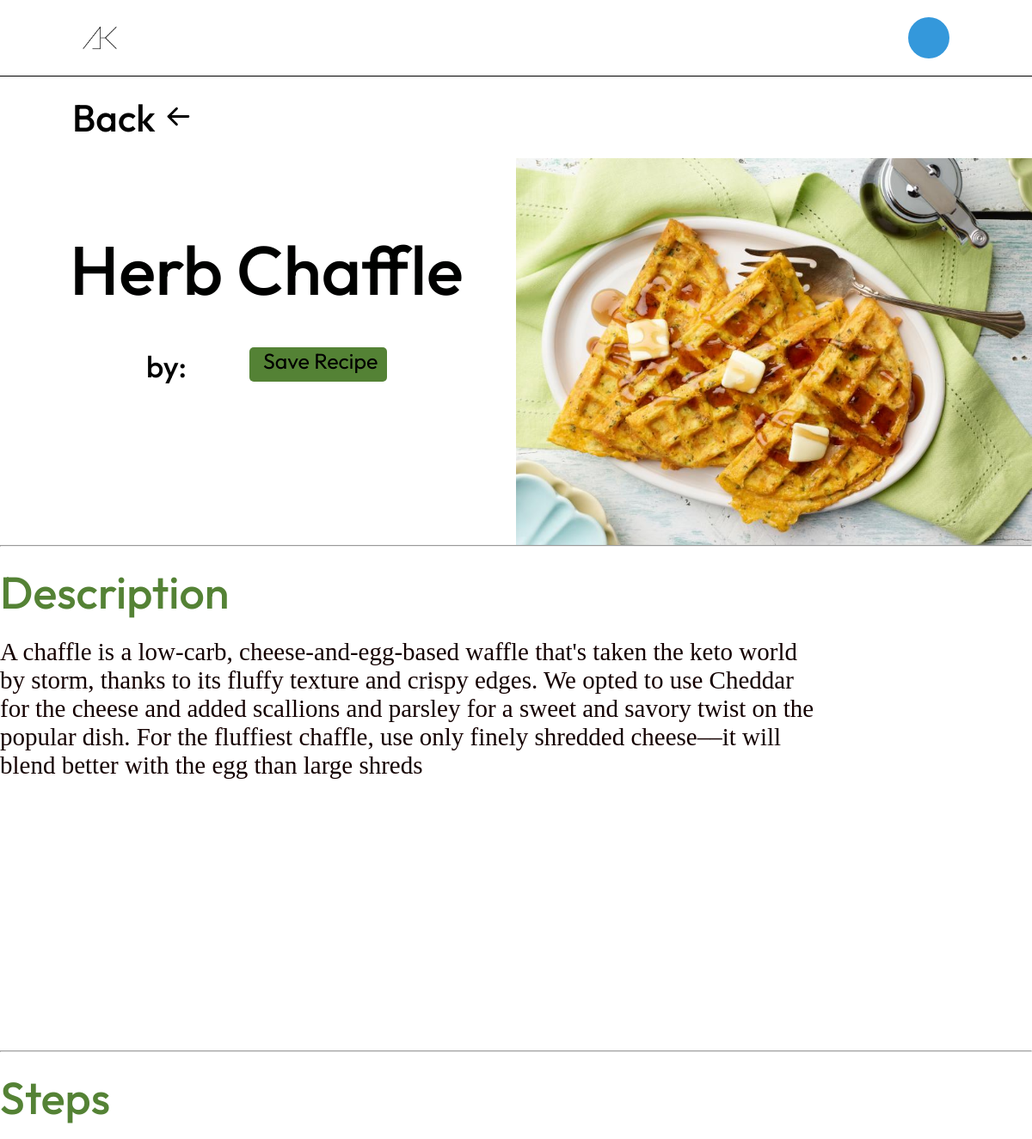
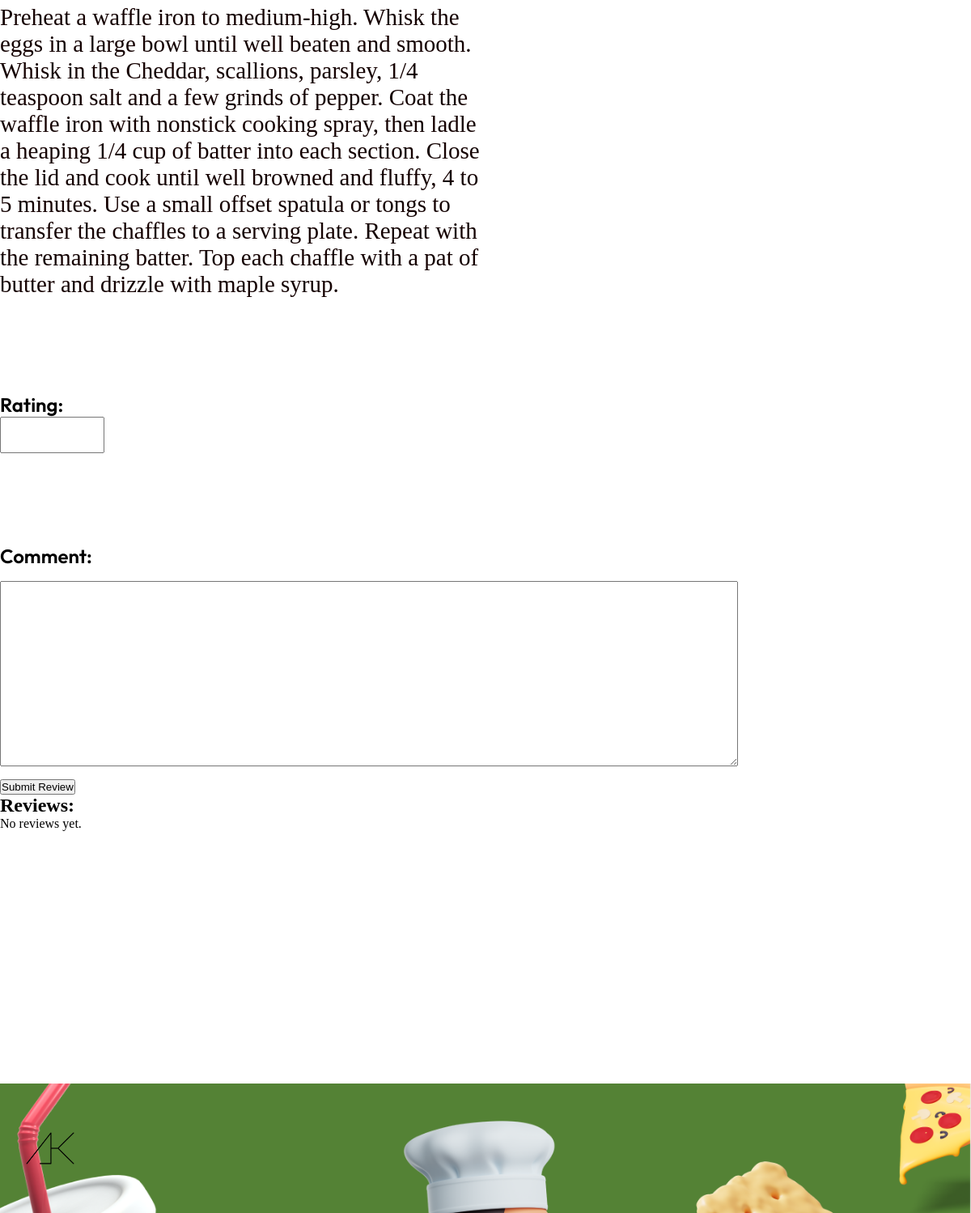
The page /recipe.php?id=48 on the database its author committed (2 pictures, top to bottom).
### tables this page shows
CREATE TABLE `recipes` (
  `id` int(11) NOT NULL,
  `title` varchar(255) NOT NULL,
  `category` varchar(20) NOT NULL,
  `description` text NOT NULL,
  `steps` text NOT NULL,
  `url_dish` varchar(10000) NOT NULL,
  `creator` varchar(100) NOT NULL,
  `user_id` varchar(100) NOT NULL
);

### recipe.php (the view, shortened to what this page needs)
<!DOCTYPE html>
<html lang="en">
<head>
    <link rel="stylesheet" href="./style/homepage.css" />
</head>
<body>
    <nav class="navbar">
        <img class="logo" src="../assets/Logo.png" alt="" />
        <div class="navbar-links">
            <ul>
                <div class="dropdown">
                    <button onclick="myFunction()" class="dropbtn"></button>
                </div>
            </ul>
        </div>
    </nav>
    <section class="banner-sec">
        <a class="back-saved-recipe" id="back" href="homepage.php">Back
        </a>
    </section>
    <section class="saved-recipe-data">
        <?php
        require(__DIR__ . '/pagesPHP/connection.php');
        $recipeId = isset($_GET['id']) ? $_GET['id'] : null;
        $sql = "SELECT * FROM recipes WHERE id = :recipeId";
        $stmt = $pdo->prepare($sql);
        $stmt->bindValue(':recipeId', $recipeId, PDO::PARAM_INT);
        $stmt->execute();
        $recipe = $stmt->fetch(PDO::FETCH_ASSOC);
        if ($recipe) {
            echo '<link rel="stylesheet" href="../style/homepage.css" />';
            echo '<div class="rec-table">';
            echo '<div style= ";width:50%; display:flex; justify-content:center; flex-direction:column; align-items:center; ">';
            echo '<h1 style="  margin-bottom:40px; font-size:5rem" class="the-title" >' . $recipe['title'] . '</h1>';
            echo '<div class="we" style="display:flex; width:50%; justify-content:space-between; align-items:start">';
            echo '<h1 style="font-size:35px" class="the-title" >by:' . $recipe['creator'] . '</h1>';
            echo '<form action="code.php" method=post>';
            echo "<input style='border-radius:5px; font-size:25px; background-color: #548235; text-align:justify; border:none; width:160px;' onmouseover=\"this.style.color='#F1F1F1'\" onmouseout=\"this.style.color='black'\" type='submit' name='save_recipe' value='Save Recipe'>";
            echo '</form>';
            echo '</div>';
            echo '</div>';
            echo '<img src="uploads/' . $recipe['url_dish'] . '"></img>';
            echo '</div>';
            echo '<hr>';
            echo '<div class="rec-desc">';
            echo '<h1 class="t-desc">Description</h1>';
            echo '<p class="the-desc">' . $recipe['description'] . '</p>';
            echo '</div>';
            echo '<hr>';
            echo '<div class="rec-desc step">';
            echo '<h1 class="t-desc">Steps</h1>';
            echo '<p class="the-desc">' . $recipe['steps'] . '</p>';
            echo '</div>';
        } else {
            echo '<p>Recipe not found.</p>';
        }
        ?>
        <?php
        include(__DIR__ . '/pagesPHP/connection.php');
        $recipe_id = isset($_GET['id']) ? $_GET['id'] : null;
        $queryReviews = "SELECT reviews.*, users.email
        FROM reviews
        INNER JOIN users ON reviews.user_id = users.id
        WHERE recipe_id = :recipe_id";
        $stmtReviews = $pdo->prepare($queryReviews);
        $stmtReviews->execute([':recipe_id' => $recipe_id]);
        $reviews = $stmtReviews->fetchAll(PDO::FETCH_ASSOC);
        ?>
        <form style="display: flex; flex-direction:column; align-items:start " action="recipe.php" method="POST">
            <label for="rating">Rating:</label>
            <input type="number" name="rating" min="1" max="5" required>
            <label for="comment">Comment:</label>
            <textarea name="comment" rows="4" required></textarea>
            <button type="submit">Submit Review</button>
        </form>
        <div id="reviews-section">
            <h2>Reviews:</h2>
            <?php
            if ($reviews) {
                foreach ($reviews as $review) {
                    echo "<p>User: {$review['email']} | Rating: {$review['rating']} | Comment: {$review['comment']}</p>";
                }
            } else {
                echo "<p>No reviews yet.</p>";
            }
            ?>
        </div>
    </section>
    <footer class="footer-sec">
        <img class="logo-footer" src="../assets/Logo.png" alt="" />
    </footer>
</body>
</html>

### style/homepage.css (style rules this page uses)
:root { --button-color: #548235; --font: 'Outfit', sans-serif; }
* { text-decoration: none; box-sizing: border-box; margin: 0; padding: 0; }
.navbar { width: 100%; display: flex; justify-content: flex-end; align-items: center; padding: 20px 8%; border-bottom: 1px solid black; background-color: rgb(255, 255, 255); }
.logo { margin-right: auto; max-width: 4%; background-size: cover; }
.navbar-links { height: 100%; }
.navbar-links ul { display: flex; margin: 0; padding: 0; }
.dropbtn { background-color: #3498db; color: white; padding: 16px; font-size: 16px; border: none; cursor: pointer; }
.dropdown { position: relative; display: inline-block; }
.dropbtn { background-image: url('https://i.pinimg.com/736x/22/d9/b7/22d9b702a49aedb04fb7cbdc446e8f2b.jpg'); border-radius: 100%; background-position: center; background-size: cover; width: 3rem; height: 3rem; }
input { padding-left: 1rem; margin-bottom: 7rem; padding-bottom: 0.5rem; color: #000000; font-family: Outfit; font-size: 1.625rem; font-style: normal; font-weight: 400; line-height: normal; caret-color: transparent; outline: none; }
input::placeholder { padding-left: 1rem; color: #828282; font-family: Outfit; font-size: 1.325rem; font-style: normal; font-weight: 400; line-height: normal; }
.footer-sec { display: flex; align-items: center; justify-content: flex-start; background-image: url(../assets/footer-img.png); width: 100%; height: 20vh; background-position: center; background-repeat: no-repeat; background-size: cover; margin-top: 240px; }
.logo-footer { background-position: center; background-size: cover; max-width: 5%; margin-left: 2rem; }
.banner-sec { width: 100%; padding: 20px 7%; display: flex; justify-content: space-between; align-items: center; }
.back-saved-recipe { color: #000; font-family: Outfit; font-size: 2.75rem; font-style: normal; font-weight: 500; line-height: normal; }
.back-arrow-saved { width: 2.1875rem; height: 2.1875rem; flex-shrink: 0; }
.saved-recipe-data { width: 100%; height: 280vh; }
label { color: #000; font-family: Outfit; font-size: 1.5rem; font-style: normal; font-weight: 600; line-height: normal; }
textarea { margin-top: 1rem; margin-bottom: 1rem; text-align: start; font-size: 1rem; width: 57rem; height: 14.3125rem; }
.rec-desc { margin-top: 20px; width: 80%; }
.rec-table { display: flex; justify-content: space-between; align-items: center; }
.rec-table img { width: 50%; }
.rec-table h1 { color: #000100; font-family: Outfit; font-size: 3.6875rem; font-style: normal; font-weight: 500; line-height: normal; }
.rec-desc h1 { color: #548235; font-family: Outfit; font-size: 3.25rem; font-style: normal; font-weight: 500; line-height: normal; }
.the-desc { height: 60vh; color: #140000; font-family: ABeeZee; font-size: 1.8125rem; font-style: normal; font-weight: 400; line-height: normal; margin-top: 20px; }
.the-title { margin-left: 20px; }
.step { width: 50%; }

### rows shown on the page
recipes: title "Herb Chaffle", url_dish (picture), description "A chaffle is a low-carb, cheese-and-egg-based waffle that's taken the keto world by storm, thanks to its fluffy texture and crispy edges. We opted to use Cheddar for the cheese and added scallions and parsley for a sweet and savory twist on the popular dish. For the fluffiest chaffle, use only finely shredded cheese––it will blend better with the egg than large shreds", steps "Preheat a waffle iron to medium-high. Whisk the eggs in a large bowl until well beaten and smooth. Whisk in the Cheddar, scallions, parsley, 1/4 teaspoon salt and a few grinds of pepper. Coat the waffle iron with nonstick cooking spray, then ladle a heaping 1/4 cup of batter into each section. Close the lid and cook until well browned and fluffy, 4 to 5 minutes. Use a small offset spatula or tongs to transfer the chaffles to a serving plate. Repeat with the remaining batter. Top each chaffle with a pat of butter and drizzle with maple syrup."
